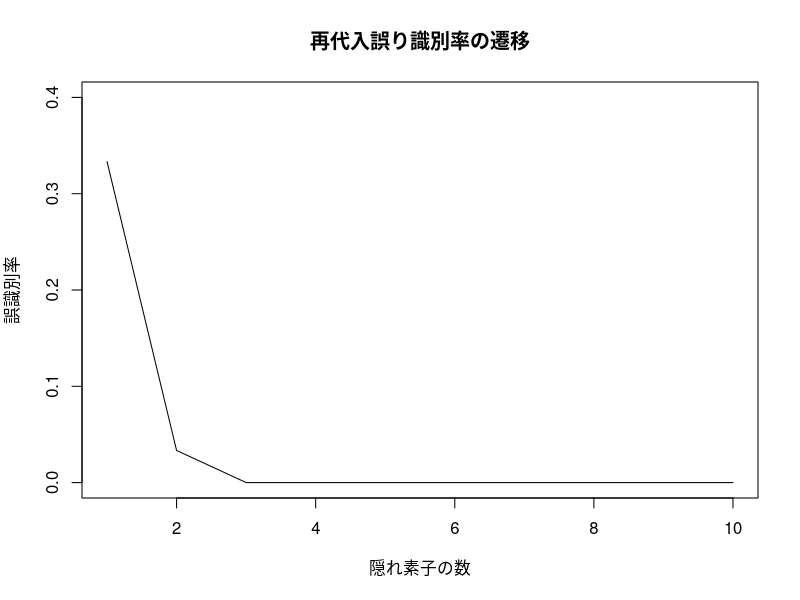
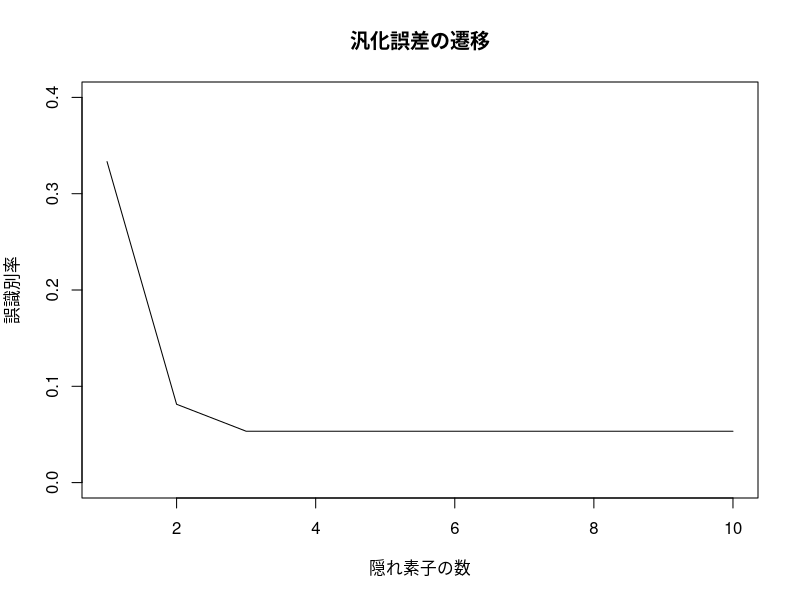
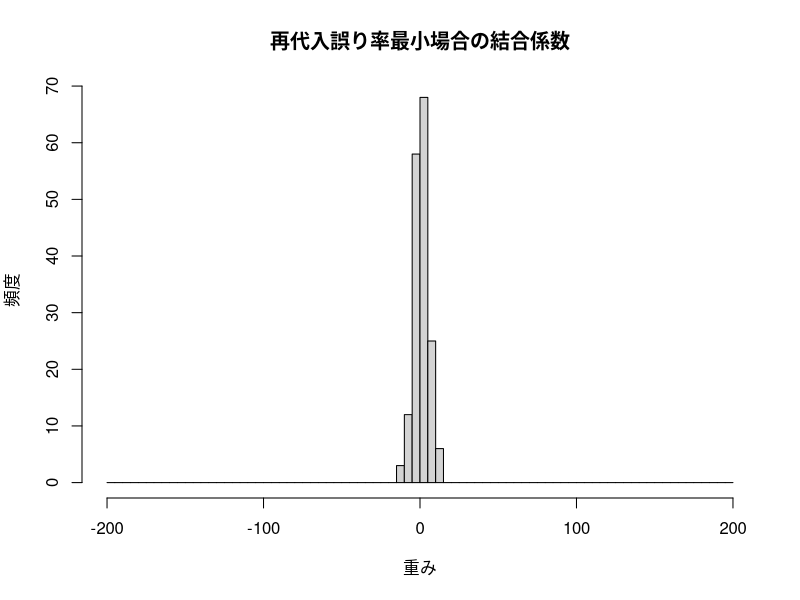
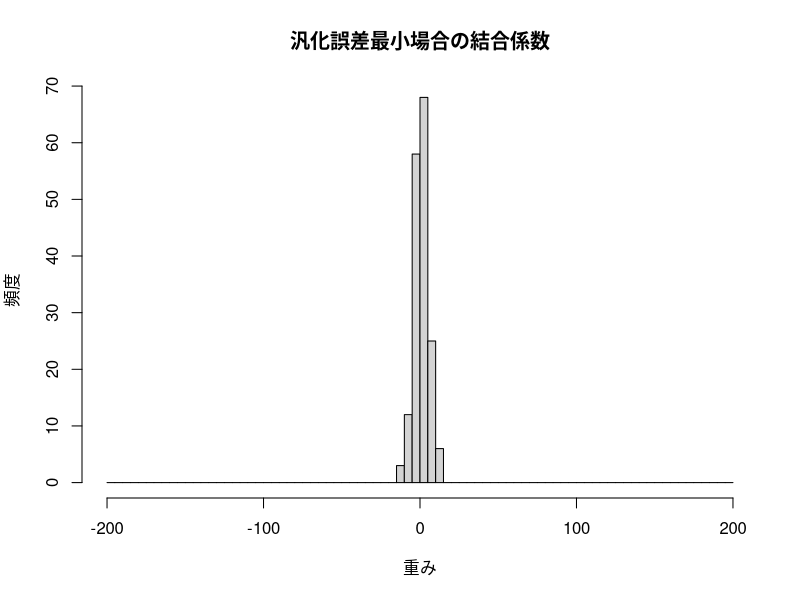

Write R code to recreate these figures, in order.
remove(list=ls())

library(nnet)
library(MASS)

# source("http://hosho.ees.hokudai.ac.jp/~kubo/log/2007/img07/plot.nn.txt")

ir <- data.frame(rbind(iris3[,,1], iris3[,,2], iris3[,,3]), species=factor(c(rep("sv", 50), rep("c", 50), rep("sv", 50))))
stdsamp <- c(sample(1:50, 25), sample(51:100, 25), sample(101:150, 25))

hidden = c(1:10)
iter = c(1:10)
stdtrave = rep(0, length(hidden))
tsttrave = rep(0, length(hidden))
stdtr = matrix(0, length(iter), length(hidden))
tsttr = matrix(0, length(iter), length(hidden))

wtss <- as.list(NULL)

for(i in 1: length(hidden)){
  for(j in 1:length(iter)){
    mlpir <- nnet(species~., data=ir[stdsamp,], size=hidden[i], rang=0.5, decay=0.01, maxit=200)
    stdout = predict(mlpir, ir[stdsamp,], type="class")
    tstout = predict(mlpir, ir[-stdsamp,], type="class")
    stdtr[j, i] = mean(stdout != ir[stdsamp,]$species)
    tsttr[j, i] = mean(tstout != ir[-stdsamp,]$species)
    if(i > length(wtss)){
      wtss[i] <- mlpir$wts
    } else {
      wtss[[i]] <- c(mlpir$wts, wtss[[i]])
    }
  }
  stdtrave[i] = mean(stdtr[, i])
  tsttrave[i] = mean(tsttr[, i])
}

# 再代入誤り識別率のグラフの表示
plot(hidden, stdtrave, ylim = c(0, 0.4), type = "l", main = "再代入誤り識別率の遷移", xlab = "隠れ素子の数", ylab = "誤識別率")

# 汎化誤差率のグラフの表示
plot(hidden, tsttrave, ylim = c(0, 0.4), type = "l", main = "汎化誤差の遷移", xlab = "隠れ素子の数", ylab = "誤識別率")


# table(ir$species[stdsamp], predict(mlpir, ir[stdsamp,], type="class"))
# table(ir$species[tstsamp], predict(mlpir, ir[tstsamp,], type="class"))

stdminidx <- match(min(stdtrave), stdtrave)[1]
tstminidx <- match(min(tsttrave), tsttrave)[1]

hist(wtss[[stdminidx]], breaks=seq(-200, 200, 5), freq=TRUE, main = "再代入誤り率最小場合の結合係数", xlab = "重み", ylab = "頻度")
hist(wtss[[tstminidx]], breaks=seq(-200, 200, 5), freq=TRUE, main = "汎化誤差最小場合の結合係数", xlab = "重み", ylab = "頻度")